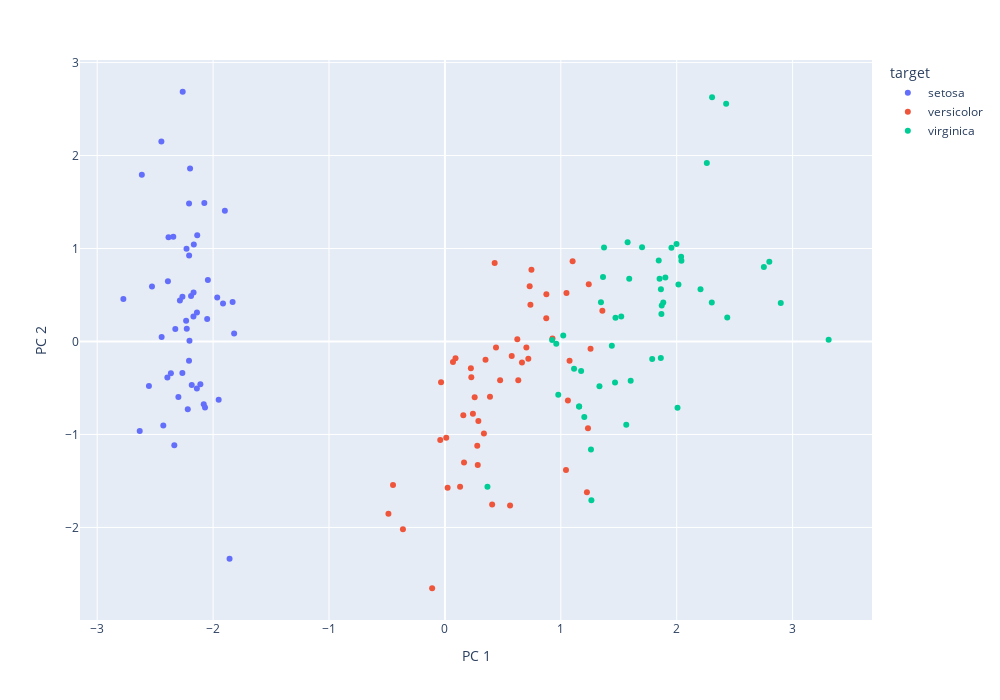

This figure's notebook cell:
### Code cell
fig2 = px.scatter(df_pca,x="PC 1", y="PC 2", 
                    color="target", width=1000, height=700)
fig2.show()
